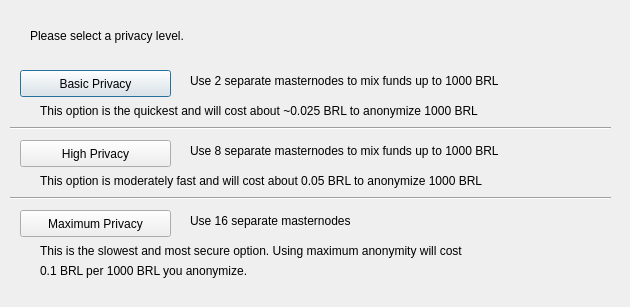
<?xml version="1.0" encoding="UTF-8"?>
<ui version="4.0">
 <class>DarksendConfig</class>
 <widget class="QDialog" name="DarksendConfig">
  <property name="geometry">
   <rect>
    <x>0</x>
    <y>0</y>
    <width>630</width>
    <height>307</height>
   </rect>
  </property>
  <property name="windowTitle">
   <string>Configure PrivateSend</string>
  </property>
  <widget class="QPushButton" name="buttonBasic">
   <property name="geometry">
    <rect>
     <x>20</x>
     <y>70</y>
     <width>151</width>
     <height>27</height>
    </rect>
   </property>
   <property name="text">
    <string>Basic Privacy</string>
   </property>
  </widget>
  <widget class="QPushButton" name="buttonHigh">
   <property name="geometry">
    <rect>
     <x>20</x>
     <y>140</y>
     <width>151</width>
     <height>27</height>
    </rect>
   </property>
   <property name="text">
    <string>High Privacy</string>
   </property>
  </widget>
  <widget class="QPushButton" name="buttonMax">
   <property name="geometry">
    <rect>
     <x>20</x>
     <y>210</y>
     <width>151</width>
     <height>27</height>
    </rect>
   </property>
   <property name="text">
    <string>Maximum Privacy</string>
   </property>
  </widget>
  <widget class="QLabel" name="label">
   <property name="geometry">
    <rect>
     <x>30</x>
     <y>20</y>
     <width>571</width>
     <height>31</height>
    </rect>
   </property>
   <property name="text">
    <string>Please select a privacy level.</string>
   </property>
  </widget>
  <widget class="QLabel" name="label_2">
   <property name="geometry">
    <rect>
     <x>190</x>
     <y>70</y>
     <width>421</width>
     <height>21</height>
    </rect>
   </property>
   <property name="text">
    <string>Use 2 separate masternodes to mix funds up to 1000 BRL</string>
   </property>
  </widget>
  <widget class="QLabel" name="label_3">
   <property name="geometry">
    <rect>
     <x>190</x>
     <y>140</y>
     <width>411</width>
     <height>21</height>
    </rect>
   </property>
   <property name="text">
    <string>Use 8 separate masternodes to mix funds up to 1000 BRL</string>
   </property>
  </widget>
  <widget class="QLabel" name="label_4">
   <property name="geometry">
    <rect>
     <x>190</x>
     <y>210</y>
     <width>421</width>
     <height>21</height>
    </rect>
   </property>
   <property name="text">
    <string>Use 16 separate masternodes</string>
   </property>
  </widget>
  <widget class="QLabel" name="label_6">
   <property name="geometry">
    <rect>
     <x>40</x>
     <y>100</y>
     <width>561</width>
     <height>21</height>
    </rect>
   </property>
   <property name="text">
    <string>This option is the quickest and will cost about ~0.025 BRL to anonymize 1000 BRL</string>
   </property>
  </widget>
  <widget class="QLabel" name="label_7">
   <property name="geometry">
    <rect>
     <x>40</x>
     <y>170</y>
     <width>561</width>
     <height>21</height>
    </rect>
   </property>
   <property name="text">
    <string>This option is moderately fast and will cost about 0.05 BRL to anonymize 1000 BRL</string>
   </property>
  </widget>
  <widget class="QLabel" name="label_8">
   <property name="geometry">
    <rect>
     <x>40</x>
     <y>240</y>
     <width>561</width>
     <height>21</height>
    </rect>
   </property>
   <property name="text">
    <string>This is the slowest and most secure option. Using maximum anonymity will cost</string>
   </property>
  </widget>
  <widget class="QLabel" name="label_9">
   <property name="geometry">
    <rect>
     <x>40</x>
     <y>260</y>
     <width>561</width>
     <height>21</height>
    </rect>
   </property>
   <property name="text">
    <string>0.1 BRL per 1000 BRL you anonymize.</string>
   </property>
  </widget>
  <widget class="Line" name="line">
   <property name="geometry">
    <rect>
     <x>10</x>
     <y>120</y>
     <width>601</width>
     <height>16</height>
    </rect>
   </property>
   <property name="orientation">
    <enum>Qt::Horizontal</enum>
   </property>
  </widget>
  <widget class="Line" name="line_2">
   <property name="geometry">
    <rect>
     <x>10</x>
     <y>190</y>
     <width>601</width>
     <height>16</height>
    </rect>
   </property>
   <property name="orientation">
    <enum>Qt::Horizontal</enum>
   </property>
  </widget>
 </widget>
 <resources/>
 <connections/>
</ui>
